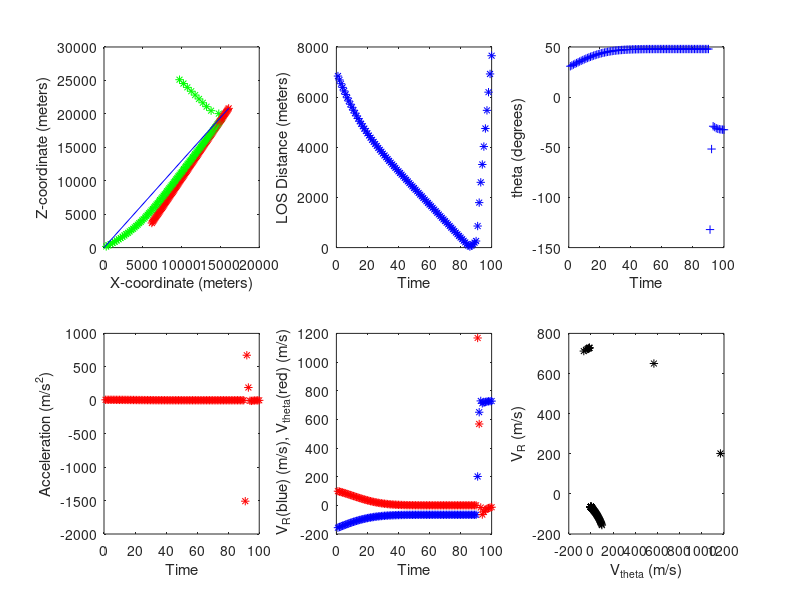

Recreate this plot in MATLAB. (Note: this script raises an error after producing the figure.)
close all;
clear all;
Vt = 200;
alphaT = 60;
alphaT_rad = (alphaT/180)*pi;

R0 = 7000;
theta0 = 30;
theta0_rad = (theta0/180)*pi;

xt0 = R0*cos(theta0_rad);
yt0 = R0*sin(theta0_rad);

Vt_hor = Vt*cos(alphaT_rad);
Vt_ver = Vt*sin(alphaT_rad);

a_t = 0;%3*9.8;%
a_t_hor = a_t*cos(pi/2);
a_t_ver = a_t*sin(pi/2);

xm0 = 0;
ym0 = 0;

maxTime = 100;
delTime = 1;

xt = xt0;
yt = yt0;
theta_rad = theta0_rad;
theta = theta_rad * (180/pi);
del_theta = 0;
Rt = R0; % norm([xt yt],2);

Vm = Vt/0.6;
xm = xm0;
ym = ym0;

alphaM = 30;
alphaM_rad = alphaM * (pi/180);
Vm_hor = Vm*cos(alphaM_rad);
Vm_ver = Vm*sin(alphaM_rad);
Rm = norm([xm ym],2);
del_Rm = 0;

V_R0 = Vt*cos(alphaT_rad - theta_rad) - Vm*cos(alphaM_rad - theta_rad);
c = -3*V_R0;

figHandle = figure(1);
set(figHandle,'WindowStyle','docked');
f1 = subplot(2,3,1);
l1 = plot([0,xm,xt],[0,ym,yt],'b');
imgframe =0;

for t = 1:delTime:maxTime
    
    xt2 = xt + (Vt_hor * delTime) + (1/2)*a_t_hor*(delTime^2);
    yt2 = yt + (Vt_ver * delTime) + (1/2)*a_t_ver*(delTime^2);
    
    alphaT_rad = atan2((yt2-yt),(xt2-xt));
    alphaT = alphaT_rad*(180/pi);
    yt = yt2;
    xt = xt2;
    Vt_hor = Vt_hor + (a_t_hor*delTime);
    Vt_ver = Vt_ver + (a_t_ver*delTime);
    
    Rt = norm([xt yt],2);
    theta2_rad = atan2(yt-ym,xt-xm);
    del_theta = (theta2_rad - theta_rad)/delTime;
    theta_rad = theta2_rad;
    theta = theta_rad * (180/pi);
        
    a_m = c*del_theta;
    a_m_hor = a_m*cos(pi/2 + theta_rad);%+ve x-axis
    a_m_ver = a_m*sin(pi/2 + theta_rad);%+ve y-axis    
    
    xm2 = xm + (Vm_hor*delTime) + (1/2)*a_m_hor*(delTime^2);
    ym2 = ym + (Vm_ver*delTime) + (1/2)*a_m_ver*(delTime^2);
    
    alphaM_rad = atan2(ym2-ym,xm2-xm);
    alphaM = alphaM_rad * (180/pi);
    
    xm = xm2;
    ym = ym2;
    
    Vm_hor = Vm*cos(alphaM_rad) + (a_m_hor*delTime);
    Vm_ver = Vm*sin(alphaM_rad) + (a_t_ver*delTime);
    Vm = norm([Vm_hor Vm_ver],2);
    R = norm([(xt-xm) (yt-ym)],2);
    
%     f1 = figure(1);
%     set(f1,'WindowStyle','docked');
%     hold on;    
%     delete(l1);
%     plot(xt,yt,'*r');
%     plot(xm,ym,'+g');
%     l1 = plot([xm,xt],[ym,yt],'b');
%       if t == 1
    pause(0.1);
%     end

%     f1 = figure(1);
%     set(f1,'WindowStyle','docked');
    f1 = subplot(2,3,1);
    box on;
    hold on;
    delete(l1);
    plot(xt,yt,'r*');    
    plot(xm,ym,'g*');
    l1 = plot([0 xt], [0 yt], 'b');
    xlabel('X-coordinate (meters)');
    ylabel('Z-coordinate (meters)');
        
%     f2 = figure(2);
%     set(f2,'WindowStyle','docked');
    f2 = subplot(2,3,2);
    box on;
    hold on;
    plot(t,R,'*b');
    xlabel('Time');
    ylabel('LOS Distance (meters)');
   
%     f3 = figure(3);
%     set(f3,'WindowStyle','docked');
    f3 = subplot(2,3,3);
    box on;
    hold on;
    plot(t,theta_rad*(180/pi),'+b');%alphaM_rad,
    xlabel('Time');
    ylabel('theta (degrees)');
     
%     f4 = figure(4);
%     set(f4,'WindowStyle','docked');   
    f4 = subplot(2,3,4);
    box on;
    hold on;
    plot(t,a_m,'*r');
    xlabel('Time');
    ylabel('Acceleration (m/s^{2})');

%     f5 = figure(5);
%     set(f5,'WindowStyle','docked');  
    f5 = subplot(2,3,5);
    box on;
    hold on;
    plot(t,Vt*sin(alphaT_rad - theta_rad) - Vm*sin(alphaM_rad - theta_rad),'*r');%
    plot(t,Vt*cos(alphaT_rad - theta_rad) - Vm*cos(alphaM_rad - theta_rad),'*b');% 
    xlabel('Time');
    ylabel(' V_{R}(blue) (m/s), V_{theta}(red) (m/s)');
    
%     f6 = figure(6);
%     set(f6,'WindowStyle','docked');  
    f6 = subplot(2,3,6);
    box on;
    hold on;
    plot(Vt*sin(alphaT_rad - theta_rad) - Vm*sin(alphaM_rad - theta_rad),Vt*cos(alphaT_rad - theta_rad) - Vm*cos(alphaM_rad - theta_rad),'k*'); % 
    xlabel('V_{theta} (m/s)');
    ylabel('V_R (m/s)');
    
    imgframe = imgframe+1;
    images1(imgframe) = getframe(figHandle);

end

for i = 1:imgframe-1
[im, map] = frame2im(images1(i));
name = ['tpn_plot',num2str(i),'.jpg'];
imwrite(im,name,'jpg');
end

filename = 'tpn';
save(filename);
movie2avi(images1,[filename '.avi'],'fps',4);
movie2avi(images1,[filename '_medium.avi'],'fps',5);
movie2avi(images1,[filename '_small.avi'],'fps',6);
% movie2avi(images1,[filename '_ffds.avi'],'Compression','FFDS','fps',4);
